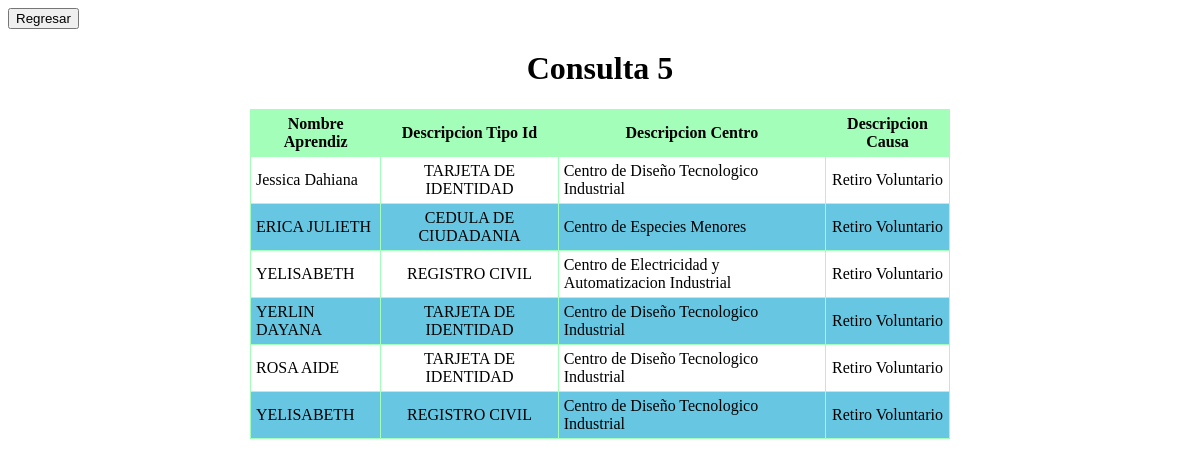
Page /consultasDoneya/consulta5/index.php on the committed database.
### tables this page shows
CREATE TABLE `aprendiz` (
  `id_apre` varchar(15) NOT NULL,
  `nom_apre` varchar(50) default NULL,
  `apel_aprn` varchar(50) default NULL,
  `cod_ciudad` varchar(10) NOT NULL,
  `cod_tipo_id` varchar(10) NOT NULL,
  `cod_rh` varchar(15) NOT NULL,
  `genero` varchar(5) default NULL,
  `edad` varchar(5) default NULL,
  `telefono_apre` varchar(20) default NULL,
  PRIMARY KEY  (`id_apre`),
  KEY `cod_ciudad` (`cod_ciudad`),
  KEY `cod_tipo_id` (`cod_tipo_id`),
  KEY `cod_rh` (`cod_rh`),
  CONSTRAINT `aprendiz_ibfk_1` FOREIGN KEY (`cod_ciudad`) REFERENCES `ciudad` (`cod_ciudad`),
  CONSTRAINT `aprendiz_ibfk_2` FOREIGN KEY (`cod_tipo_id`) REFERENCES `tipo_id` (`cod_tipo_id`),
  CONSTRAINT `aprendiz_ibfk_3` FOREIGN KEY (`cod_rh`) REFERENCES `rh` (`cod_rh`)
);

CREATE TABLE `tipo_id` (
  `cod_tipo_id` varchar(80) NOT NULL default '',
  `des_tipo_id` varchar(40) default NULL,
  `tipo_doc` varchar(40) default NULL,
  PRIMARY KEY  (`cod_tipo_id`)
);

CREATE TABLE `centro` (
  `cod_centro` varchar(40) NOT NULL default '',
  `desc_centro` varchar(80) default NULL,
  `tel` varchar(15) default NULL,
  `dir` varchar(30) default NULL,
  `cod_ciudad` varchar(80) default NULL,
  PRIMARY KEY  (`cod_centro`),
  KEY `cod_ciudad` (`cod_ciudad`),
  CONSTRAINT `centro_ibfk_1` FOREIGN KEY (`cod_ciudad`) REFERENCES `ciudad` (`cod_ciudad`)
);

CREATE TABLE `causa_desercion` (
  `cod_causa` varchar(20) NOT NULL default '',
  `des_causa` varchar(80) default NULL,
  `estado_causa` varchar(15) default NULL,
  PRIMARY KEY  (`cod_causa`)
);

### consultasDoneya/consulta5/view/viewClass.php (called while the page is built, shortened)
<?php
class viewClass {
    static public function renderHTML($view, $args = NULL) {
        include_once 'templates/' . $view;
    }
}

### consultasDoneya/consulta5/index.php (called while the page is built, shortened)
<?php
include_once '../../librerias/dataBaseClass.php';
$controller = new controllerClass();
$controller->index();
?>

### librerias/dataBaseClass.php (called while the page is built, shortened)
<?php
class dataBaseClass {
  static private $host = 'localhost';
  static private $port = 3306,
          $dbname = 'desercion',
          $user = 'root',
          $password = '',
          $driver = 'mysql',
          $instance = NULL;
  static public function getInstance() {
    return self::$instance;
  }
  static private function connect() {
    try {
      $dsn = self::$driver
              . ':host='. self::$host
              . ';port=' . self::$port
              . ';dbname=' . self::$dbname;
      self::$instance = new PDO($dsn, self::$user, self::$password);
      return true;
    } catch (PDOException $e) {
      echo $e->getMessage();
    }
  }
}

### consultasDoneya/consulta5/model/modelClass.php (called while the page is built)
<?php
class modelClass {
    static public function getAll() {
        try {
            $sql = "SELECT nom_apre, des_tipo_id, desc_centro, des_causa
FROM aprendiz, desercion, causa_desercion, tipo_id, centro, ficha
WHERE desercion.id_apre=aprendiz.id_apre
and desercion.cod_causa=causa_desercion.cod_causa
and desercion.num_ficha=ficha.num_ficha
and ficha.cod_centro=centro.cod_centro
and aprendiz.cod_tipo_id=tipo_id.cod_tipo_id
and genero='f' and des_causa='retiro voluntario'";
            return dataBaseClass::getInstance()->query($sql)->fetchAll(PDO::FETCH_ASSOC);
        } catch (PDOException $e) {
            return $e;
        }
    }
}
?>

### consultasDoneya/consulta5/view/templates/index.php (the view, shortened to what this page needs)
<!DOCTYPE html>
<html lang="es">
    <head>
        <link rel="stylesheet" media="screen" href="css/main.css">
    </head>
    <body>
        <a align="right" href="../../../../Taller-2/"><button>Regresar</button></a>
    <center>
        <h1>Consulta 5</h1>
        <table id="tblContenido">
            <thead>
                <tr>
                    <th>Nombre Aprendiz</th>
                    <th>Descripcion Tipo Id</th>
                    <th>Descripcion Centro</th>
                    <th>Descripcion Causa</th>
                </tr>
            </thead>
            <tbody>
                <?php foreach ($datos as $row): ?>
                    <tr>
                        <td><?php echo $row['nom_apre'] ?></td>
                        <td><?php echo $row['des_tipo_id'] ?></td>
                        <td><?php echo $row['desc_centro'] ?></td>
                        <td><?php echo $row['des_causa'] ?></td>
                    </tr>
                <?php endforeach ?>
            </tbody>
        </table>
    </body>
</html>

### consultasDoneya/consulta5/css/main.css (style rules this page uses)
#tblContenido { border: solid red 1px; width: 700px; border-spacing: 10px; border-collapse: collapse; }
#tblContenido thead tr th { background-color: #A3FEBA; }
#tblContenido tbody tr td, #tblContenido thead tr th { margin: 0px; padding: 0px; border: solid #A3FEBA 1px; padding: 5px; }
#tblContenido tbody tr:nth-child(2n) { background-color: #67C7E2; }
#tblContenido tbody tr td:last-child, #tblContenido tbody tr td:nth-child(2) { text-align: center; }

### rows in the picture
aprendiz: nom_apre "Jessica Dahiana", cod_tipo.des_tipo_id "TARJETA DE IDENTIDAD", centro.desc_centro "Centro de Diseño Tecnologico Industrial", causa_desercion.des_causa "Retiro Voluntario"
aprendiz: nom_apre "ERICA JULIETH", cod_tipo.des_tipo_id "CEDULA DE CIUDADANIA", centro.desc_centro "Centro de Especies Menores", causa_desercion.des_causa "Retiro Voluntario"
aprendiz: nom_apre "YELISABETH", cod_tipo.des_tipo_id "REGISTRO CIVIL", centro.desc_centro "Centro de Electricidad y Automatizacion Industrial", causa_desercion.des_causa "Retiro Voluntario", centro.desc_centro "Centro de Diseño Tecnologico Industrial"
aprendiz: nom_apre "YERLIN DAYANA", cod_tipo.des_tipo_id "TARJETA DE IDENTIDAD", centro.desc_centro "Centro de Diseño Tecnologico Industrial", causa_desercion.des_causa "Retiro Voluntario"
aprendiz: nom_apre "ROSA AIDE", cod_tipo.des_tipo_id "TARJETA DE IDENTIDAD", centro.desc_centro "Centro de Diseño Tecnologico Industrial", causa_desercion.des_causa "Retiro Voluntario"
